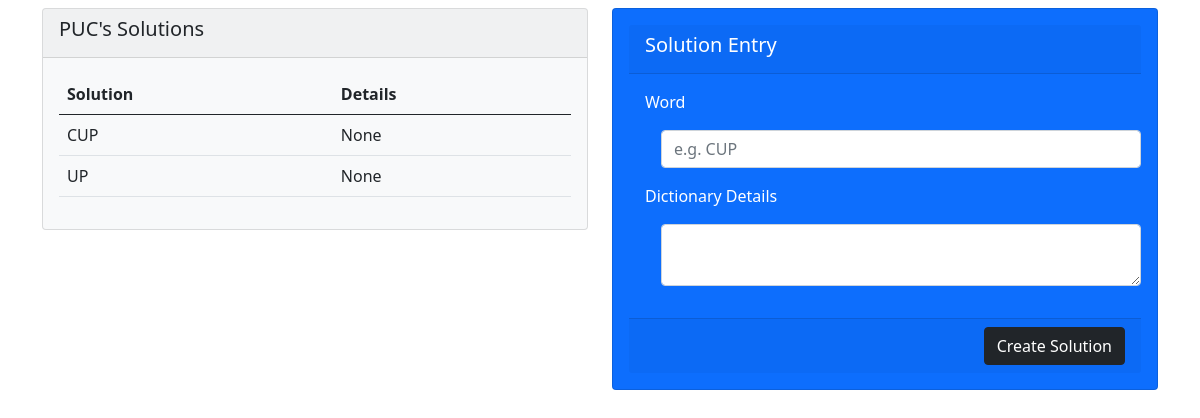
Page /solutions/1 on the earlier database version.
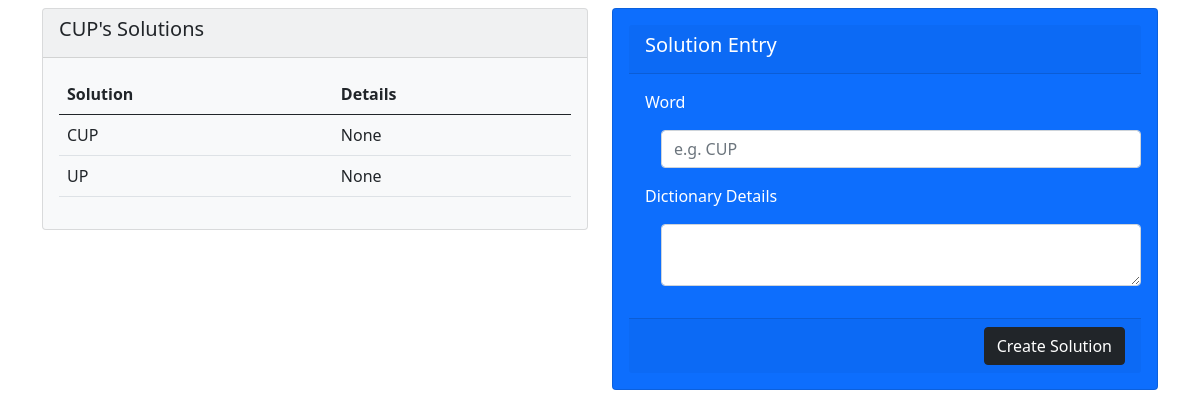
Same page on the later database version.
### wordapp/models.py (models this page shows)
class Level(models.Model):
    level_serial = models.IntegerField()
    level_letters = models.CharField(max_length=50)
    level_completed = models.BooleanField(default=False)
    chapter = models.ForeignKey(Chapter, on_delete=models.CASCADE)
    class Meta:
        unique_together = ("level_letters","chapter")

class Solution(models.Model):
    solution_word = models.CharField(max_length=50)
    solution_details = models.TextField(max_length=1000, null=True,default=None)
    level = models.ForeignKey(Level, on_delete=models.CASCADE)

### wordgame/views.py (the view, shortened to what this page needs)
# urls.py: path('solutions/<int:levelid>', views.solutions, name="solutions")
def solutions(request, levelid):
    error = ""
    level = Level.objects.get(id=levelid)
    solutions = Solution.objects.filter(level_id=levelid)
    data = {
        "level": level,
        "solutions": solutions,
        "error": error
    }
    return render(request, "solutions.html", data)

### templates/solutions.html (shortened to what this page needs)
{% load static %}
<!DOCTYPE html>
<html lang="en">
<head>
    <link href="{% static 'css/bootstrap.min.css' %}" rel="stylesheet">
</head>
<body>
<div class="container">
    <div class="row">
        <div class="col-md-6">
            <div class="card bg-light">
                <div class="card-header">
                    <h5 class="card-title">{{ level.level_letters }}'s Solutions</h5>
                </div>
                <div class="card-body">
                    <table class="table">
                        <thead>
                        <tr>
                            <th>Solution</th>
                            <th>Details</th>
                        </tr>
                        </thead>
                        <tbody>
                        {% for solution in solutions %}
                            <tr>
                                <td>
                                    {{ solution.solution_word }}
                                </td>
                            <td>
                                {{ solution.solution_details|truncatechars:50 }}
                            </td>
                            </tr>
                        {% endfor %}
                        </tbody>
                    </table>
                </div>
            </div>
        </div>
        <div class="col-md-6">
            <div class="card bg-primary text-white p-3">
                <form method="post">
                    <div class="card-header">
                        <h5 class="card-title">Solution Entry</h5>
                    </div>
                    <div class="card-body">
                        <div class="form-group">
                            <label for="solution_word">Word</label>
                            <input type="text" id="solution_word" name="solution_word" class="m-3 form-control"
                                   placeholder="e.g. CUP">
                            <label for="solution_details">Dictionary Details</label>
                            <textarea id="solution_details" name="solution_details" class="m-3 form-control"></textarea>
                        </div>
                    </div>
                    <div class="card-footer d-flex justify-content-end">
                        <button type="submit" class="btn btn-dark">Create Solution</button>
                    </div>
                </form>
            </div>
        </div>
    </div>
</div>
</body>
</html>

Differences in the rows shown:
changed Level: level_letters "PUC" → "CUP"
